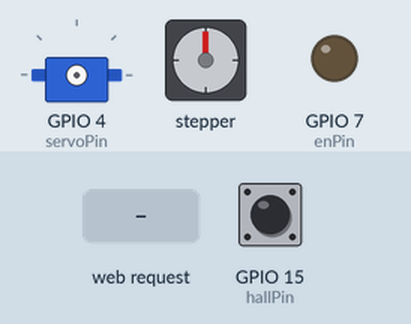
Recording of a sketch running on a simulated ESP32-S3. Shown: servo, stepper motor, output pins drawn as LEDs (lit = HIGH). The test bench sets the inputs (shaded band); at power-on: GPIO 15 (hallPin) HIGH. WiFi joins after 1.5 s; servers stay silent unless stated; stepper angles assume 200 steps per turn; what the sketch prints to the serial monitor is not drawn.

Above: at 2.3 s.
2.4 s: GPIO 15 (hallPin) pulled LOW for 0.15 s
At 2.8 s:
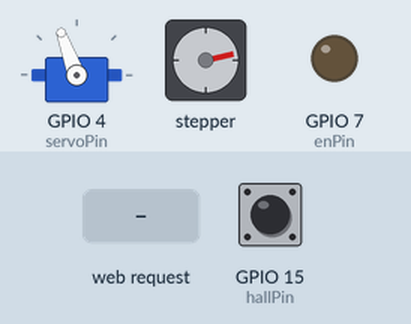
4.0 s: HTTP request GET /sort?class=1 received
At 6.2 s:
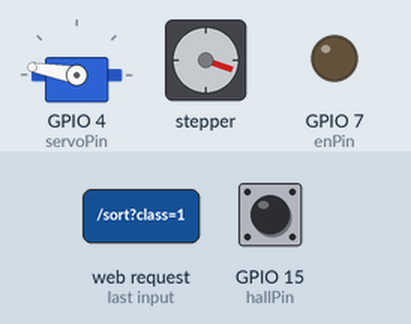
7.0 s: HTTP request GET /sort?class=0 received
At 12.5 s:
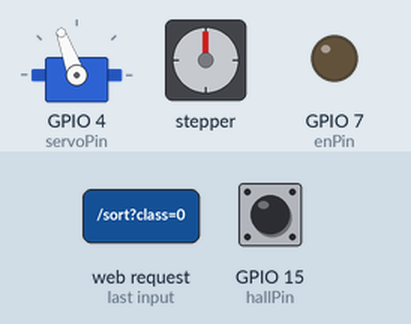
Timing chart, 0 to 14.0 s (numbered marks = the images above; inputs shaded):
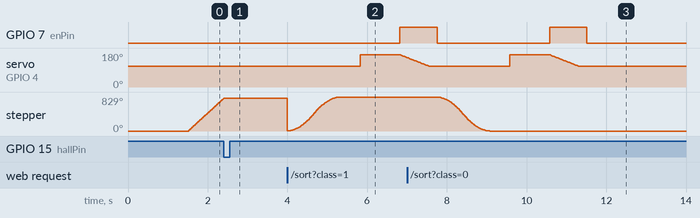

Measured:
- after the input at 4.0 s, GPIO 7 (enPin): LOW → HIGH after 2.8 s; servo on GPIO 4 (servoPin): 110° → 170° after 1.8 s, → 156° 1.0 s later; stepper: turns 796° counter-clockwise in 0.00 s, then 828° clockwise in 1.3 s
- after the input at 7.0 s, stepper: turns 829° counter-clockwise in 1.3 s, starting after 0.77 s

The sketch:

Controller_Node_Simple.ino
```cpp
#include <WiFi.h>
#include <WebServer.h>
#include <AccelStepper.h>
#include <ESP32Servo.h>

// 1. Cấu hình Wi-Fi
const char* ssid = "Realme Q5";     // Thay bằng tên Wi-Fi nhà bạn
const char* password = "999999999";    // Thay bằng mật khẩu Wi-Fi

// Khởi tạo WebServer ở cổng 80
WebServer server(80);

// 2. Khai báo chân
const int servoPin = 4;
const int stepPin  = 5;
const int dirPin   = 6;
const int enPin    = 7;
const int hallPin  = 15;

// 3. Thông số kỹ thuật
const float gearRatio = 150.0 / 130.0;
const long stepsPerRevolution = (long)(1600 * gearRatio);
const long steps90Degrees = stepsPerRevolution / 4;

#define SERVO_START 110
#define SERVO_OPEN  170

Servo myServo;
AccelStepper stepper(AccelStepper::DRIVER, stepPin, dirPin);

// Hàm xử lý khi nhận được lệnh từ máy tính qua Wi-Fi
void handleSort() {
  // Kiểm tra xem máy tính có gửi tham số "class" không
  if (!server.hasArg("class")) {
    server.send(400, "text/plain", "Loi: Thieu tham so class");
    return;
  }

  String classStr = server.arg("class");
  int class_id = classStr.toInt();

  long targetPosition = 0;

  if (class_id == 0) targetPosition = 0;                     // Chai nuoc
  else if (class_id == 1) targetPosition = steps90Degrees;   // Lon nuoc ngot
  else if (class_id == 2) targetPosition = steps90Degrees * 2; // Vo keo
  else if (class_id == 3) targetPosition = steps90Degrees * 3; // Thuoc la
  else {
    server.send(400, "text/plain", "Loi: Class khong hop le");
    return;
  }

  Serial.printf("\nNhan lenh phan loai Class %d qua Wi-Fi\n", class_id);

  // BƯỚC 1: Xoay Stepper
  stepper.moveTo(targetPosition);
  while (stepper.distanceToGo() != 0) {
    stepper.run();
    yield(); // Tránh lỗi Watchdog Timer khi vòng lặp chạy quá lâu
  }
  delay(500);

  // BƯỚC 2: Servo mở ra
  myServo.write(SERVO_OPEN);
  delay(1000);

  // BƯỚC 3: Đóng nắp
  digitalWrite(enPin, HIGH);
  for (int angle = SERVO_OPEN; angle >= SERVO_START; angle -= 1) {
    myServo.write(angle);
    delay(12);
  }
  delay(200);
  digitalWrite(enPin, LOW);

  Serial.println("Xu ly xong!");

  // Trả về kết quả 200 (OK) cho máy tính biết là đã xong
  server.send(200, "text/plain", "DONE");
}

void setup() {
  Serial.begin(115200);

  // --- KẾT NỐI WI-FI ---
  Serial.print("Dang ket noi Wi-Fi");
  WiFi.begin(ssid, password);
  while (WiFi.status() != WL_CONNECTED) {
    delay(500);
    Serial.print(".");
  }
  Serial.println("\nKet noi Wi-Fi thanh cong!");
  Serial.print("DIA CHI IP ESP32: ");
  Serial.println(WiFi.localIP()); // <-- QUAN TRỌNG: LẤY IP NÀY CHO PYTHON

  // --- CẤU HÌNH PHẦN CỨNG ---
  pinMode(enPin, OUTPUT);
  digitalWrite(enPin, LOW);
  pinMode(hallPin, INPUT_PULLUP);

  ESP32PWM::allocateTimer(0);
  myServo.setPeriodHertz(50);
  myServo.attach(servoPin, 500, 2500);
  myServo.write(SERVO_START);

  stepper.setMaxSpeed(2000.0);
  stepper.setAcceleration(1000.0);

  // --- HOMING ---
  Serial.println("Dang tim diem goc (Homing)...");
  stepper.setSpeed(500);
  while (digitalRead(hallPin) == HIGH) {
    stepper.runSpeed();
  }
  stepper.setCurrentPosition(0);
  Serial.println("Da tim thay diem goc! San sang nhan lenh.");

  // --- CHẠY WEB SERVER ---
  server.on("/sort", HTTP_GET, handleSort); // Tạo đường dẫn API: http://IP_CUA_ESP/sort?class=X
  server.begin();
}

void loop() {
  // Lắng nghe các kết nối từ máy tính tới liên tục
  server.handleClient();
}
```
